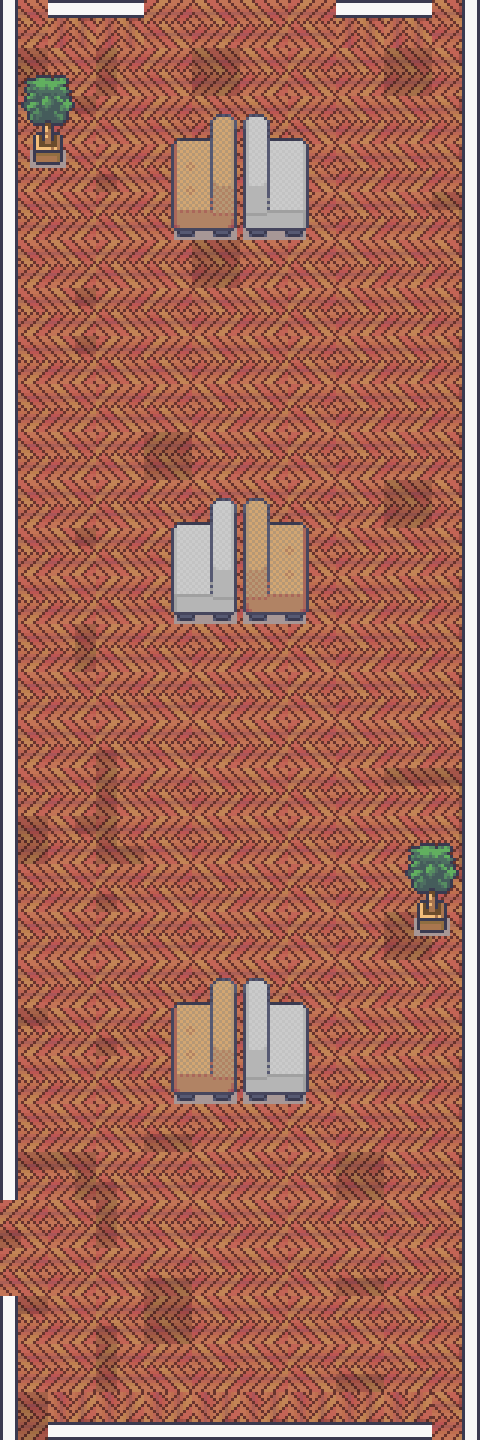

Rendered tile map (Tiled .tmx) drawn with the repository's tilesets; below, a short description and the full map source, tile grids included:
An orthogonal 10x30 tile map with 48x48 px tiles, 1 tile layer (Tile Layer 1), 3 tilesets and 17 objects.

<map version="1.10" tiledversion="1.10.2" orientation="orthogonal" renderorder="right-down" width="10" height="30" tilewidth="48" tileheight="48" infinite="0" nextlayerid="4" nextobjectid="47">
 <editorsettings>
  <export target="untitled123.tmx" format="tmx" />
 </editorsettings>
 <tileset firstgid="1" source="corridoionocm.tsx" />
 <tileset firstgid="301" name="corridoionocm" tilewidth="48" tileheight="48" tilecount="300" columns="10">
  <image source="corridoionocm.png" width="480" height="1440" />
 </tileset>
 <tileset firstgid="601" source="corridoionocm.tsx" />
 <layer id="1" name="Tile Layer 1" width="10" height="30">
  <data encoding="csv">
601,1073742723,1073742723,604,605,606,607,1073742723,1073742723,610,
611,612,613,614,615,616,617,618,619,620,
621,622,623,624,625,626,627,628,629,630,
631,632,633,634,635,636,637,638,639,640,
641,642,643,644,645,646,647,648,649,650,
651,652,653,654,655,656,657,658,659,660,
661,662,663,664,665,666,667,668,669,670,
671,672,673,674,675,676,677,678,679,680,
681,682,683,684,685,686,687,688,689,690,
691,692,693,694,695,696,697,698,699,700,
701,702,703,704,705,706,707,708,709,710,
711,712,713,714,715,716,717,718,719,720,
721,722,723,724,725,726,727,728,729,730,
731,732,733,734,735,736,737,738,739,740,
741,742,743,744,745,746,747,748,749,750,
751,752,753,754,755,756,757,758,759,760,
761,762,763,764,765,766,767,768,769,770,
771,772,773,774,775,776,777,778,779,780,
781,782,783,784,785,786,787,788,789,790,
791,792,793,794,795,796,797,798,799,800,
801,802,803,804,805,806,807,808,809,810,
811,812,813,814,815,816,817,818,819,820,
821,822,823,824,825,826,827,828,829,830,
831,832,833,834,835,836,837,838,839,840,
841,842,843,844,845,846,847,848,849,850,
851,852,853,854,855,856,857,858,859,860,
861,862,863,864,865,866,867,868,869,870,
871,872,873,874,875,876,877,878,879,880,
881,882,883,884,885,886,887,888,889,890,
891,892,893,894,895,896,897,898,899,900
</data>
 </layer>
 <objectgroup id="2" name="collision mask">
  <object id="8" x="464" y="0" width="16" height="244" />
  <object id="12" x="464" y="283" width="15" height="393" />
  <object id="13" x="464" y="716" width="15" height="392" />
  <object id="14" x="463" y="1148" width="16" height="291" />
  <object id="15" x="175" y="1104">
   <polygon points="0,0 133,0 135,-97 91,-126 41,-126 -4,-101 -6,-99 -6,-2" />
  </object>
  <object id="16" x="171" y="624">
   <polygon points="0,0 138,0 138,-102 94,-126 38,-126 -1,-100 -3,1" />
  </object>
  <object id="17" x="171" y="239">
   <polygon points="0,0 138,0 138,-99 93,-126 45,-126 0,-100" />
  </object>
  <object id="18" x="33" y="166">
   <polygon points="0,0 30,0 30,-32 28,-37 42,-55 42,-88 34,-91 -4,-91 -10,-84 -12,-82 -12,-59 0,-40 3,-37 -1,-30" />
  </object>
  <object id="19" x="417" y="934">
   <polygon points="0,0 30,0 30,-34 26,-37 41,-48 42,-51 42,-91 -9,-91 -11,-68 -12,-64 -12,-57 0,-40 4,-37 -2,-31" />
  </object>
  <object id="24" x="464" y="1106" width="15" height="47" />
  <object id="25" x="464" y="678" width="15" height="39" />
  <object id="26" x="464" y="245" width="16" height="37" />
  <object id="34" x="1" y="1295" width="15" height="145" />
  <object id="36" x="0" y="-2" width="16" height="1202" />
  <object id="39" x="17" y="1" width="150" height="16" />
  <object id="40" x="309" y="-2" width="156" height="18" />
  <object id="45" x="17" y="1422" width="444" height="17" />
 </objectgroup>
</map>
